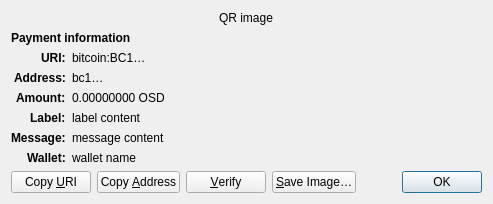
<?xml version="1.0" encoding="UTF-8"?>
<ui version="4.0">
 <class>ReceiveRequestDialog</class>
 <widget class="QDialog" name="ReceiveRequestDialog">
  <property name="geometry">
   <rect>
    <x>0</x>
    <y>0</y>
    <width>413</width>
    <height>229</height>
   </rect>
  </property>
  <property name="windowTitle">
   <string>Request payment to …</string>
  </property>
  <layout class="QGridLayout" name="gridLayout" columnstretch="0,1">
   <property name="sizeConstraint">
    <enum>QLayout::SetFixedSize</enum>
   </property>
   <item row="0" column="0" colspan="2" alignment="Qt::AlignHCenter">
    <widget class="QRImageWidget" name="qr_code">
     <property name="text">
      <string notr="true">QR image</string>
     </property>
     <property name="textInteractionFlags">
      <set>Qt::NoTextInteraction</set>
     </property>
    </widget>
   </item>
   <item row="1" column="0" colspan="2">
    <widget class="QLabel" name="payment_header">
     <property name="font">
      <font>
       <weight>75</weight>
       <bold>true</bold>
      </font>
     </property>
     <property name="text">
      <string>Payment information</string>
     </property>
     <property name="textInteractionFlags">
      <set>Qt::NoTextInteraction</set>
     </property>
    </widget>
   </item>
   <item row="2" column="0" alignment="Qt::AlignRight|Qt::AlignTop">
    <widget class="QLabel" name="uri_tag">
     <property name="font">
      <font>
       <weight>75</weight>
       <bold>true</bold>
      </font>
     </property>
     <property name="text">
      <string notr="true">URI:</string>
     </property>
     <property name="textFormat">
      <enum>Qt::PlainText</enum>
     </property>
     <property name="textInteractionFlags">
      <set>Qt::NoTextInteraction</set>
     </property>
    </widget>
   </item>
   <item row="2" column="1" alignment="Qt::AlignTop">
    <widget class="QLabel" name="uri_content">
     <property name="text">
      <string notr="true">bitcoin:BC1…</string>
     </property>
     <property name="textFormat">
      <enum>Qt::RichText</enum>
     </property>
     <property name="wordWrap">
      <bool>true</bool>
     </property>
     <property name="textInteractionFlags">
      <set>Qt::TextSelectableByMouse</set>
     </property>
    </widget>
   </item>
   <item row="3" column="0" alignment="Qt::AlignRight|Qt::AlignTop">
    <widget class="QLabel" name="address_tag">
     <property name="font">
      <font>
       <weight>75</weight>
       <bold>true</bold>
      </font>
     </property>
     <property name="text">
      <string>Address:</string>
     </property>
     <property name="textInteractionFlags">
      <set>Qt::NoTextInteraction</set>
     </property>
    </widget>
   </item>
   <item row="3" column="1" alignment="Qt::AlignTop">
    <widget class="QLabel" name="address_content">
     <property name="text">
      <string notr="true">bc1…</string>
     </property>
     <property name="textFormat">
      <enum>Qt::PlainText</enum>
     </property>
     <property name="textInteractionFlags">
      <set>Qt::TextSelectableByMouse</set>
     </property>
    </widget>
   </item>
   <item row="4" column="0" alignment="Qt::AlignRight|Qt::AlignTop">
    <widget class="QLabel" name="amount_tag">
     <property name="font">
      <font>
       <weight>75</weight>
       <bold>true</bold>
      </font>
     </property>
     <property name="text">
      <string>Amount:</string>
     </property>
     <property name="textInteractionFlags">
      <set>Qt::NoTextInteraction</set>
     </property>
    </widget>
   </item>
   <item row="4" column="1" alignment="Qt::AlignTop">
    <widget class="QLabel" name="amount_content">
     <property name="text">
      <string notr="true">0.00000000 OSD</string>
     </property>
     <property name="textFormat">
      <enum>Qt::PlainText</enum>
     </property>
     <property name="textInteractionFlags">
      <set>Qt::TextSelectableByMouse</set>
     </property>
    </widget>
   </item>
   <item row="5" column="0" alignment="Qt::AlignRight|Qt::AlignTop">
    <widget class="QLabel" name="label_tag">
     <property name="font">
      <font>
       <weight>75</weight>
       <bold>true</bold>
      </font>
     </property>
     <property name="text">
      <string>Label:</string>
     </property>
     <property name="textInteractionFlags">
      <set>Qt::NoTextInteraction</set>
     </property>
    </widget>
   </item>
   <item row="5" column="1" alignment="Qt::AlignTop">
    <widget class="QLabel" name="label_content">
     <property name="text">
      <string notr="true">label content</string>
     </property>
     <property name="textFormat">
      <enum>Qt::PlainText</enum>
     </property>
     <property name="wordWrap">
      <bool>true</bool>
     </property>
     <property name="textInteractionFlags">
      <set>Qt::TextSelectableByMouse</set>
     </property>
    </widget>
   </item>
   <item row="6" column="0" alignment="Qt::AlignRight|Qt::AlignTop">
    <widget class="QLabel" name="message_tag">
     <property name="font">
      <font>
       <weight>75</weight>
       <bold>true</bold>
      </font>
     </property>
     <property name="text">
      <string>Message:</string>
     </property>
     <property name="textInteractionFlags">
      <set>Qt::NoTextInteraction</set>
     </property>
    </widget>
   </item>
   <item row="6" column="1" alignment="Qt::AlignTop">
    <widget class="QLabel" name="message_content">
     <property name="text">
      <string notr="true">message content</string>
     </property>
     <property name="textFormat">
      <enum>Qt::PlainText</enum>
     </property>
     <property name="wordWrap">
      <bool>true</bool>
     </property>
     <property name="textInteractionFlags">
      <set>Qt::TextSelectableByMouse</set>
     </property>
    </widget>
   </item>
   <item row="7" column="0" alignment="Qt::AlignRight|Qt::AlignTop">
    <widget class="QLabel" name="wallet_tag">
     <property name="font">
      <font>
       <weight>75</weight>
       <bold>true</bold>
      </font>
     </property>
     <property name="text">
      <string>Wallet:</string>
     </property>
     <property name="textInteractionFlags">
      <set>Qt::NoTextInteraction</set>
     </property>
    </widget>
   </item>
   <item row="7" column="1" alignment="Qt::AlignTop">
    <widget class="QLabel" name="wallet_content">
     <property name="text">
      <string notr="true">wallet name</string>
     </property>
     <property name="textFormat">
      <enum>Qt::PlainText</enum>
     </property>
     <property name="wordWrap">
      <bool>true</bool>
     </property>
     <property name="textInteractionFlags">
      <set>Qt::TextSelectableByMouse</set>
     </property>
    </widget>
   </item>
   <item row="8" column="0" colspan="2">
    <layout class="QHBoxLayout" name="horizontalLayout">
     <item>
      <widget class="QPushButton" name="btnCopyURI">
       <property name="text">
        <string>Copy &amp;URI</string>
       </property>
       <property name="autoDefault">
        <bool>false</bool>
       </property>
      </widget>
     </item>
     <item>
      <widget class="QPushButton" name="btnCopyAddress">
       <property name="text">
        <string>Copy &amp;Address</string>
       </property>
       <property name="autoDefault">
        <bool>false</bool>
       </property>
      </widget>
     </item>
     <item>
      <widget class="QPushButton" name="btnVerify">
       <property name="text">
        <string>&amp;Verify</string>
       </property>
       <property name="toolTip">
        <string>Verify this address on e.g. a hardware wallet screen</string>
       </property>
       <property name="autoDefault">
        <bool>false</bool>
       </property>
      </widget>
     </item>
     <item>
      <widget class="QPushButton" name="btnSaveAs">
       <property name="text">
        <string>&amp;Save Image…</string>
       </property>
       <property name="autoDefault">
        <bool>false</bool>
       </property>
      </widget>
     </item>
     <item>
      <spacer name="horizontalSpacer_2">
       <property name="orientation">
        <enum>Qt::Horizontal</enum>
       </property>
       <property name="sizeHint" stdset="0">
        <size>
         <width>40</width>
         <height>20</height>
        </size>
       </property>
      </spacer>
     </item>
     <item>
      <widget class="QDialogButtonBox" name="buttonBox">
       <property name="focusPolicy">
        <enum>Qt::StrongFocus</enum>
       </property>
       <property name="standardButtons">
        <set>QDialogButtonBox::Ok</set>
       </property>
      </widget>
     </item>
    </layout>
   </item>
  </layout>
 </widget>
 <customwidgets>
  <customwidget>
   <class>QRImageWidget</class>
   <extends>QLabel</extends>
   <header>qt/qrimagewidget.h</header>
  </customwidget>
 </customwidgets>
 <tabstops>
  <tabstop>buttonBox</tabstop>
  <tabstop>btnCopyURI</tabstop>
  <tabstop>btnCopyAddress</tabstop>
  <tabstop>btnSaveAs</tabstop>
 </tabstops>
 <resources/>
 <connections>
  <connection>
   <sender>buttonBox</sender>
   <signal>accepted()</signal>
   <receiver>ReceiveRequestDialog</receiver>
   <slot>accept()</slot>
   <hints>
    <hint type="sourcelabel">
     <x>135</x>
     <y>230</y>
    </hint>
    <hint type="destinationlabel">
     <x>135</x>
     <y>126</y>
    </hint>
   </hints>
  </connection>
 </connections>
</ui>
